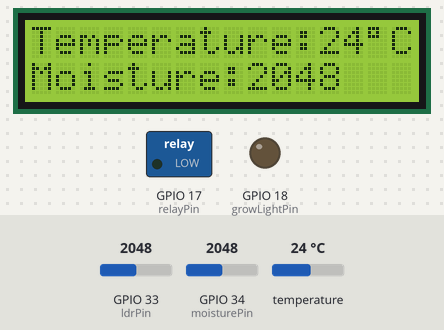
A sketch run on a simulated ESP32. Shown: 16×2 character LCD, switched loads named in the sketch (green lamp = pin HIGH), output pins drawn as LEDs (lit = HIGH). The inputs (shaded band) are chosen by the test bench; at power-on: GPIO 34 (moisturePin) = 2048, GPIO 33 (ldrPin) = 2048, temperature 24 °C. What the sketch prints to the serial monitor is not drawn.

Above: at 1.2 s.
1.3 s: GPIO 34 (moisturePin) set to 849
At 3.7 s:
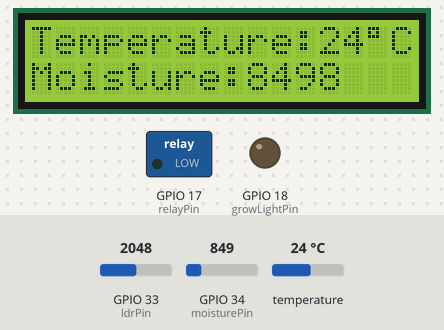
4.2 s: GPIO 34 (moisturePin) set to 727
At 7.5 s:
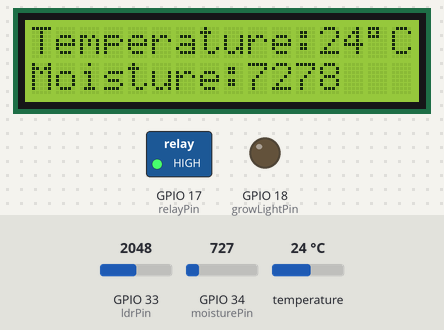
7.8 s: GPIO 33 (ldrPin) set to 1048
10.3 s: GPIO 33 (ldrPin) set to 963
At 11.3 s:
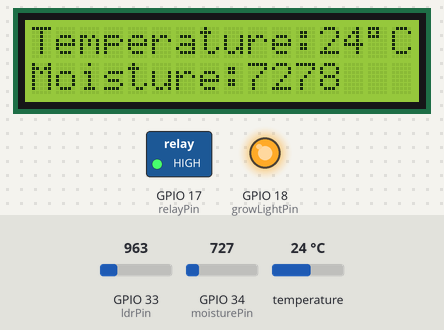
12.4 s: GPIO 34 (moisturePin) set to 840
At 14.6 s:
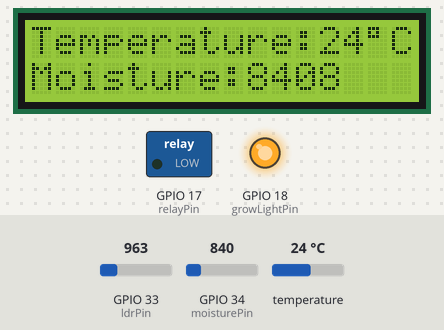
15.1 s: temperature set to 12 °C
At 16.6 s:
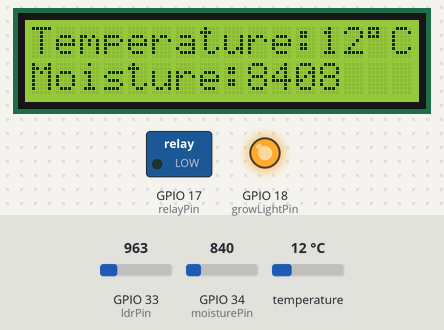
Timing chart, 0 to 17.9 s (numbered marks = the images above; inputs shaded):
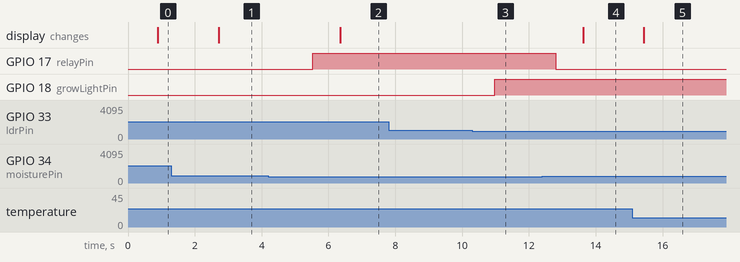

The sketch:

Hamzah_IoT_Assignment.ino
```cpp
#include <LiquidCrystal_I2C.h>
#include <OneWire.h>
#include <DallasTemperature.h>

const int moisturePin = 34  ; // Analog pin for moisture sensor
const int ldrPin = 33;         // Pin connected to the LDR analog output (AO)
const int growLightPin = 18;   // Pin connected to the growlight
const int oneWireBus = 19;     //Pin connected to temperature sensor
const int relayPin = 17;    // Digital pin for relay
const int thresholdValue = 800; // Threshold value for moisture level, adjust as needed
const int threshold = 1000;     // Adjust this value based on your light intensity requirement

// set the LCD number of columns and rows
int lcdColumns = 16;
int lcdRows = 2;

// set LCD address, number of columns and rows
// if you don't know your display address, run an I2C scanner sketch
LiquidCrystal_I2C lcd(0x27, lcdColumns, lcdRows);

OneWire oneWire(oneWireBus);
DallasTemperature sensors(&oneWire);

void setup() {
  Serial.begin(115200);

  pinMode(moisturePin, INPUT);
  pinMode(relayPin, OUTPUT);
  pinMode(growLightPin, OUTPUT);
  sensors.begin();
  lcd.init(); // initialize LCD
  lcd.backlight(); // turn on LCD backlight

}

void loop() {
  int moistureValue = analogRead(moisturePin);
  Serial.print("Moisture Level: ");
  Serial.println(moistureValue);

  if (moistureValue < thresholdValue) {
    // Soil moisture is low, turn on water pump
    digitalWrite(relayPin, HIGH);
    Serial.println("Soil moisture is low. Water pump activated.");
  } else {
    // Soil moisture is sufficient, turn off water pump
    digitalWrite(relayPin, LOW);
    Serial.println("Soil moisture is sufficient. Water pump deactivated.");
  }

  sensors.requestTemperatures();
  float temperatureC = sensors.getTempCByIndex(0);
  float temperatureF = sensors.getTempFByIndex(0);
  Serial.print(temperatureC);
  Serial.println("ºC");
  Serial.print(temperatureF);
  Serial.println("ºF");

  int temperatureLCD = sensors.getTempCByIndex(0);
  lcd.setCursor(0, 0);
  lcd.print("Temperature:");
  lcd.print(temperatureLCD);
  lcd.print((char)223);
  lcd.print("C");
  lcd.setCursor(0, 1);
  lcd.print("Moisture:");
  lcd.print(moistureValue);
  delay(1000); // Adjust delay time as needed

  int lightLevel = analogRead(ldrPin);
  Serial.print("Light Level: ");
  Serial.println(lightLevel);

    // Check if the light level is below the threshold
  if (lightLevel < threshold) {
    // Turn on the grow light
    digitalWrite(growLightPin, HIGH);
  } else {
    // Turn off the grow light
    digitalWrite(growLightPin, LOW);
  }
}
```

Measured:
- the behaviour switches between 800 and 799 on GPIO 34 (moisturePin) (found by bisection; images 1 and 2)
- the behaviour switches between 1000 and 999 on GPIO 33 (ldrPin) (found by bisection; images 2 and 3)
- after the input at 1.3 s, the display: changes after 1.4 s (image 1)
- after the input at 4.2 s, GPIO 17 (relayPin): LOW → HIGH after 1.3 s; the display: changes after 2.2 s (image 2)
- after the input at 7.8 s, every drawn part: stays the same
- after the input at 10.3 s, GPIO 18 (growLightPin): LOW → HIGH after 0.68 s
- after the input at 12.4 s, GPIO 17 (relayPin): HIGH → LOW after 0.40 s; the display: changes after 1.2 s (image 4)
- after the input at 15.1 s, the display: changes after 0.34 s (image 5)
